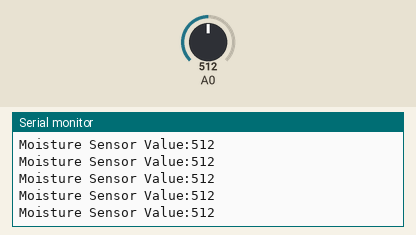
This sketch was run on a simulated Arduino Uno, built with avr-gcc and run on an emulated ATmega328P. Parts: the last lines printed to the serial monitor. Inputs (shaded band) come from the test bench; at power-on: A0 = 512.

Above: at 1.2 s.
1.3 s: A0 set to 716
At 1.31 s:
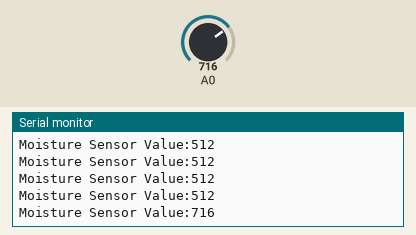
2.8 s: A0 set to 900
At 2.82 s:
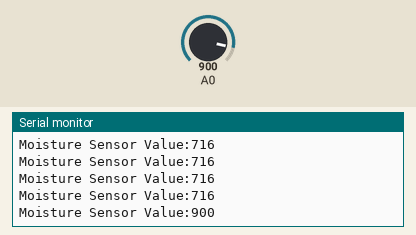
Timing chart, 0 to 5.8 s (numbered marks = the images above; inputs shaded):
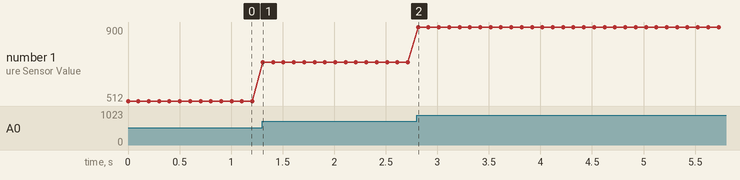

Measured:
- after the input at 1.3 s, the serial monitor: prints a new line at once (image 1)
- after the input at 2.8 s, the serial monitor: prints a new line at once (image 2)
- plotted number 1: 512 → 716 after the input at 1.3 s, 716 → 900 after the input at 2.8 s

The sketch:

Moisture.ino
```cpp
void setup(){
  Serial.begin(115200);
}

void loop(){
  Serial.print("Moisture Sensor Value:");
  Serial.println(analogRead(A0));
  delay(100);
}
```
